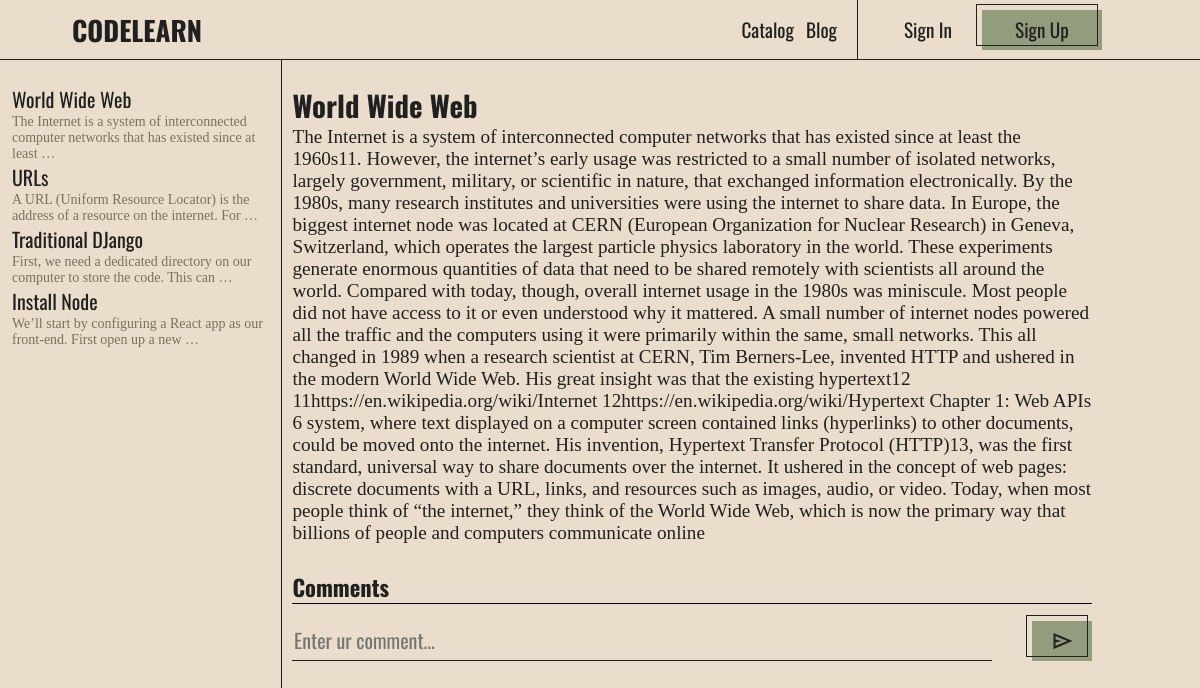
/courses/django-for-apis/tasks/1, run on the app's committed database.
### course/models.py (models this page shows, shortened)
class CourseTask(models.Model):
    TASKSTYPE = (
        ('video', 'video'),
        ('code', 'code'),
        ('test', 'test'),
        ('text','text')
    )
    course = models.ForeignKey(Course, on_delete=models.CASCADE, default=None)
    user = models.ForeignKey(User, on_delete=models.CASCADE, default='')
    task = models.CharField(max_length=10, choices=TASKSTYPE, blank=True)
    title = models.CharField(max_length=100)
    description = models.TextField(blank=True, max_length=500)
    video = models.FileField(upload_to='courses/tasks/videos', blank=True, null=True)
    body = models.TextField(blank=True, null=True)
    codeAnswer = models.TextField(blank=True, null=True)
    text = models.TextField(blank=True, null=True)
    public = models.BooleanField(default=False)
    created = models.DateTimeField(auto_now_add=True)
    updated = models.DateTimeField(auto_now=True)
    class Meta:
        ordering = ['-updated', '-created']

### course/views.py (the view)
# urls.py: path('courses/<str:slug>/tasks/<str:pk>', views.task,name='task'),
def task(request, slug, pk):
    course = Course.objects.get(slug=slug)
    tasksAll = CourseTask.objects.filter(course=course).reverse()
    task = CourseTask.objects.get(id=pk)
    titles = CourseTitle.objects.filter(course=course.id)
    context = {
        'course': course,
        'titles': titles,
        'tasks': tasksAll,
        'task': task,
    }
    return render(request, 'course/Task.html', context)

### course/templates/course/Task.html (shortened to what this page needs)
{% include "index.html" %}
{% load static %}
{% block content %}
<div class="page course__task__page">
    <div class="page__course__menu">
        {% for title in titles %}
          {% for exercise in title.tasks.all  %}
          <div class="menu__component">
            <a href="/courses/{{course.slug}}/tasks/{{exercise.id}}" class="link menu__component__title">{{exercise.title}}</a>
            <p class="menu__component__text">{{exercise.description | truncatewords:15}}</p>
          </div>
          {% endfor %}
      {% endfor %}
    </div>
    <div class="page__content">
      <h2>{{task.title}}</h2>
        {% if task.task == 'text' %}
          <div>{{task.body}}</div>
        {% endif %}
        <div class="comments">
          <h3>Comments</h3>
          <span class="hr"></span>
          <form action=""class='comment__form' method="POST">
            <input type="text" name="comment" placeholder="Enter ur comment..." class="comment__field">
            <button class="btn btn-icon" type="submit">
              <span class="material-symbols-outlined">
              </span>
            </button>
          </form>
        </div>
    </div>
</div>
{% endblock content %}

### data on the page
CourseTask: title "World Wide Web", description "The Internet is a system of interconnected computer networks that has existed since at least …", body "The Internet is a system of interconnected computer networks that has existed since at least the 1960s11. However, the internet’s early usage was restricted to a small number of isolated networks, largely government, military, or scientific in nature, that exchanged information electronically. By the 1980s, many research institutes and universities were using the internet to share data. In Europe, the biggest internet node was located at CERN (European Organization for Nuclear Research) in Geneva, Switzerland, which operates the largest particle physics laboratory in the world. These experiments generate enormous quantities of data that need to be shared remotely with scientists all around…"
CourseTask: title "URLs", description "A URL (Uniform Resource Locator) is the address of a resource on the internet. For …"
CourseTask: title "Traditional DJango", description "First, we need a dedicated directory on our computer to store the code. This can …"
CourseTask: title "Install Node", description "We’ll start by configuring a React app as our front-end. First open up a new …"
